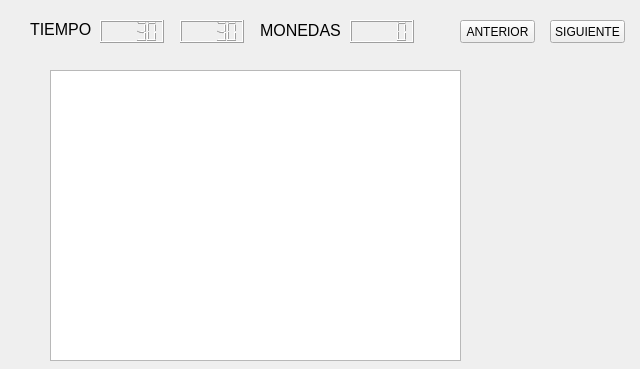
<?xml version="1.0" encoding="UTF-8"?>
<ui version="4.0">
 <class>niveles</class>
 <widget class="QWidget" name="niveles">
  <property name="geometry">
   <rect>
    <x>0</x>
    <y>0</y>
    <width>640</width>
    <height>369</height>
   </rect>
  </property>
  <property name="windowTitle">
   <string>Form</string>
  </property>
  <widget class="QGraphicsView" name="graphicsView">
   <property name="geometry">
    <rect>
     <x>50</x>
     <y>70</y>
     <width>411</width>
     <height>291</height>
    </rect>
   </property>
  </widget>
  <widget class="QLabel" name="label">
   <property name="geometry">
    <rect>
     <x>30</x>
     <y>20</y>
     <width>71</width>
     <height>16</height>
    </rect>
   </property>
   <property name="text">
    <string>&lt;html&gt;&lt;head/&gt;&lt;body&gt;&lt;p&gt;&lt;span style=&quot; font-size:12pt;&quot;&gt;TIEMPO&lt;/span&gt;&lt;/p&gt;&lt;/body&gt;&lt;/html&gt;</string>
   </property>
  </widget>
  <widget class="QLCDNumber" name="lcdNumber">
   <property name="geometry">
    <rect>
     <x>100</x>
     <y>20</y>
     <width>64</width>
     <height>23</height>
    </rect>
   </property>
   <property name="intValue" stdset="0">
    <number>30</number>
   </property>
  </widget>
  <widget class="QLabel" name="label_2">
   <property name="geometry">
    <rect>
     <x>260</x>
     <y>20</y>
     <width>81</width>
     <height>21</height>
    </rect>
   </property>
   <property name="text">
    <string>&lt;html&gt;&lt;head/&gt;&lt;body&gt;&lt;p&gt;&lt;span style=&quot; font-size:12pt;&quot;&gt;MONEDAS&lt;/span&gt;&lt;/p&gt;&lt;/body&gt;&lt;/html&gt;</string>
   </property>
  </widget>
  <widget class="QLCDNumber" name="monedas">
   <property name="geometry">
    <rect>
     <x>350</x>
     <y>20</y>
     <width>64</width>
     <height>23</height>
    </rect>
   </property>
  </widget>
  <widget class="QPushButton" name="anterior">
   <property name="geometry">
    <rect>
     <x>460</x>
     <y>20</y>
     <width>75</width>
     <height>23</height>
    </rect>
   </property>
   <property name="text">
    <string>ANTERIOR</string>
   </property>
  </widget>
  <widget class="QPushButton" name="siguiente">
   <property name="geometry">
    <rect>
     <x>550</x>
     <y>20</y>
     <width>75</width>
     <height>23</height>
    </rect>
   </property>
   <property name="text">
    <string>SIGUIENTE</string>
   </property>
  </widget>
  <widget class="QLCDNumber" name="temp">
   <property name="geometry">
    <rect>
     <x>180</x>
     <y>20</y>
     <width>64</width>
     <height>23</height>
    </rect>
   </property>
   <property name="intValue" stdset="0">
    <number>30</number>
   </property>
  </widget>
 </widget>
 <resources/>
 <connections/>
</ui>
